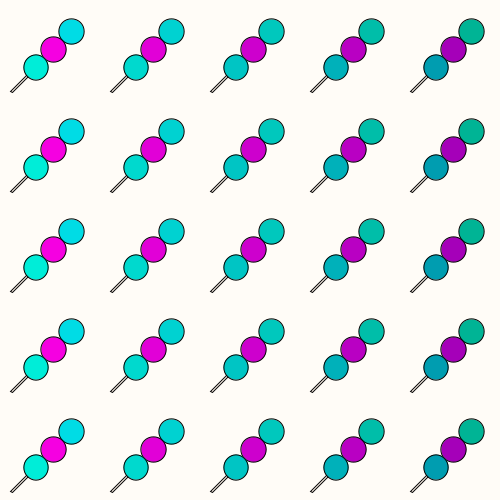
Frame 1 (no input)
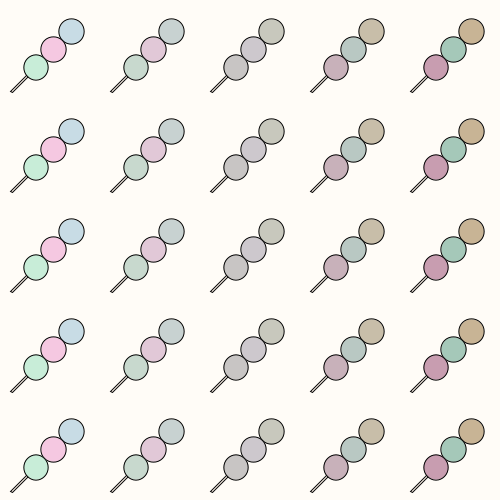
Frame 60 (the mouse pressed at the canvas centre just before this capture)
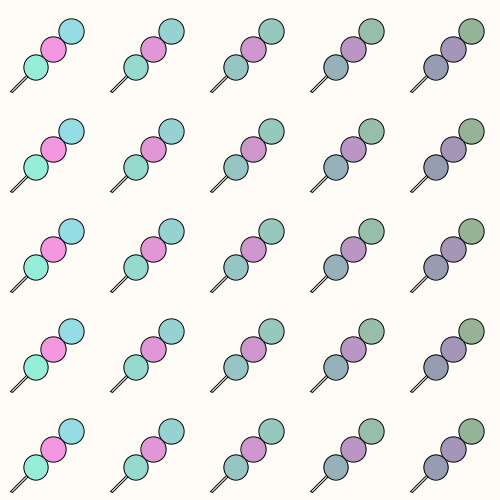
Frame 120 (the mouse held since frame 60 and released just before this capture)

The Processing sketch that drew these frames (run headless with seeded random() and noise(); from frame 60 on, the mouse is pressed at the canvas centre):

// Processing sketch: Exercise4_2CoolColors1CarolineYau
// ── Exercise4_2CoolColors1CarolineYau.pde
//Caroline Yau
//Exercise 4.2 Cool Colors

//1. Dangos
//changing the argument c could change the dango colors
int c;
int time = 1000;
int time2 = 2000;
int time3 = 3000;
int time4 = 4000;
int time5 = 5000;
int currentTime;
int passedTime;
int savedTime = 0;

void setup(){
  size (500, 500);
}

void draw(){
  currentTime = millis();
  passedTime = currentTime - savedTime;
  background(255, 252, 247);
  //smooth();
  for (int j=0; j<5; j++){
    for(int i=0; i<5; i++){
      pushMatrix();
      translate(75+i*100, 0+j*100);
      rotate(radians(45));
      dango(c, i);
      popMatrix();
    }
  }
  if (passedTime <= time){
    c = 250;
  }
  else if ((passedTime > time)&&(passedTime <= time2)){
    c = 200;
  }
  else if ((passedTime > time2)&&(passedTime <= time3)){
    c = 150;
  }
  else if ((passedTime > time3)&&(passedTime <= time4)){
    c = 180;
  }
  else if ((passedTime > time4)&&(passedTime <= time5)){
    c = 220;
  }
  else if (passedTime > time5){
    savedTime = millis();
  }
}

void dango(int c, int ii){
  //colorMode(HSB, 150);
  fill(245, 233, 225);
  //fill(c+5*ii, 100, 150);
  rect(19, 80, 2, 30);
  
  fill(c, 220-10*ii, 229-20*ii);
  //fill(c-ii, 100, 150);
  ellipse(20, 25, 25, 25);
  
  fill(245-20*ii, c, 225-10*ii);
  //fill(c+2*ii, 100, 150);
  ellipse(20, 50, 25, 25);
  
  fill(c, 237-20*ii, 216-10*ii);
  //fill(c-4*ii, 100, 150);
  ellipse(20, 75, 25, 25);
  //colorMode(RGB);
}
  
